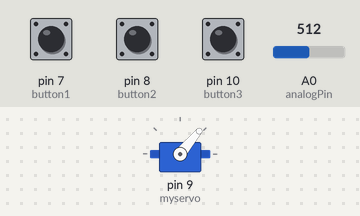
Bench run of a sketch on a simulated Arduino Uno, built with avr-gcc and run on an emulated ATmega328P. Shown: servo. The inputs (shaded band) are chosen by the test bench; at power-on: pin 7 (button1) LOW, pin 8 (button2) LOW, pin 10 (button3) LOW, A0 (analogPin) = 512. What the sketch prints to the serial monitor is not drawn.

Above: at 1.2 s.
1.3 s: pin 7 (button1) pulled HIGH for 1 s
At 3.7 s:
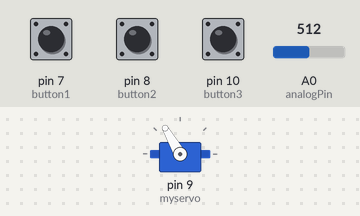
4.3 s: pin 8 (button2) pulled HIGH for 3.2 s
At 6.9 s:
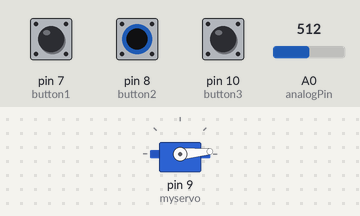
9.0 s: pin 7 (button1) pulled HIGH for 3.2 s
At 12.0 s:
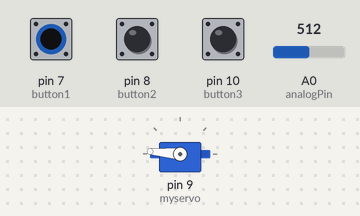
13.7 s: pin 10 (button3) pulled HIGH for 3.2 s
At 13.78 s:
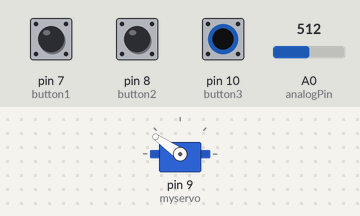
18.4 s: pin 8 (button2) pulled HIGH for 1 s
At 20.3 s:
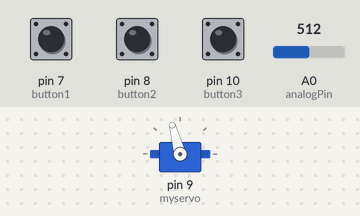
21.4 s: pin 8 (button2) pulled HIGH for 0.15 s
At 21.9 s:
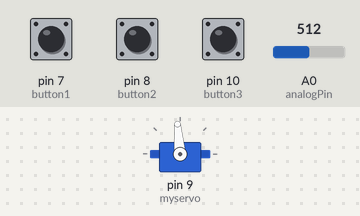
Timing chart, 0 to 24.0 s (numbered marks = the images above; inputs shaded):
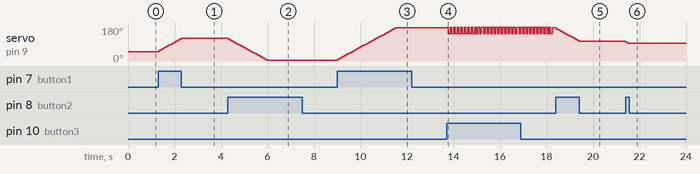

Measured:
- after the input at 1.3 s, servo on pin 9 (myservo): moves from 50° to 120° over 0.98 s, starting at once
- after the input at 4.3 s, servo on pin 9 (myservo): moves from 120° to 5° over 1.7 s, starting at once
- after the input at 9.0 s, servo on pin 9 (myservo): moves from 5° to 175° over 2.5 s, starting at once
- after the input at 13.7 s, servo on pin 9 (myservo): 175° → 180° at once, then moves between 145° and 180°, repeating every 1.5 s
- after the input at 18.4 s, servo on pin 9 (myservo): moves from 175° to 105° over 0.98 s, starting at once
- after the input at 21.4 s, servo on pin 9 (myservo): 105° → 100° at once, → 95° 0.08 s later

The sketch:

Orbit_ServoV0.1.3.ino
```cpp
#include <Servo.h>

Servo myservo;

int pos = 50;    // variable to store the servo position
//int pos = 90;

int button1 = 7;
int button2 = 8;
int button3 = 10;

int analogPin = A0;

int step = 5;

double deg = 50;

void setup() {
  myservo.attach(9);  // attaches the servo on pin 9 to the servo object

  //myservo.read();

  myservo.write(pos);

  Serial.begin(9600);

  pinMode(button1, INPUT);
  pinMode(button2, INPUT);
  pinMode(button3, INPUT);
}

void loop() {
  // button1 to advance the position

  //delay(200);

  pos = myservo.read();
  deg = analogRead(analogPin);
  //step = 3;//20*(deg/1024);

  Serial.println(step);

  while (digitalRead(button1) == 1 && (pos < 175))
  {
    Serial.write("Bottone 1");
    pos = pos + step;
    myservo.write(pos);
    delay(75);
  }

  while (digitalRead(button2) == 1 && (pos > 5))
  {
    Serial.write("Bottone 2");
    pos = pos - step;
    myservo.write(pos);
    delay(75);
  }

  //
  while (digitalRead(button3) == 1)
  {
    int pos_start = myservo.read();
    for (int i= 0; i<10; i++)
    {
      myservo.write(pos + 30);
      delay(75);
      myservo.write(pos - 30);
      delay(75);
    }
    //delay(50);
    myservo.write(pos_start);
    delay(20);
  }
}
```
